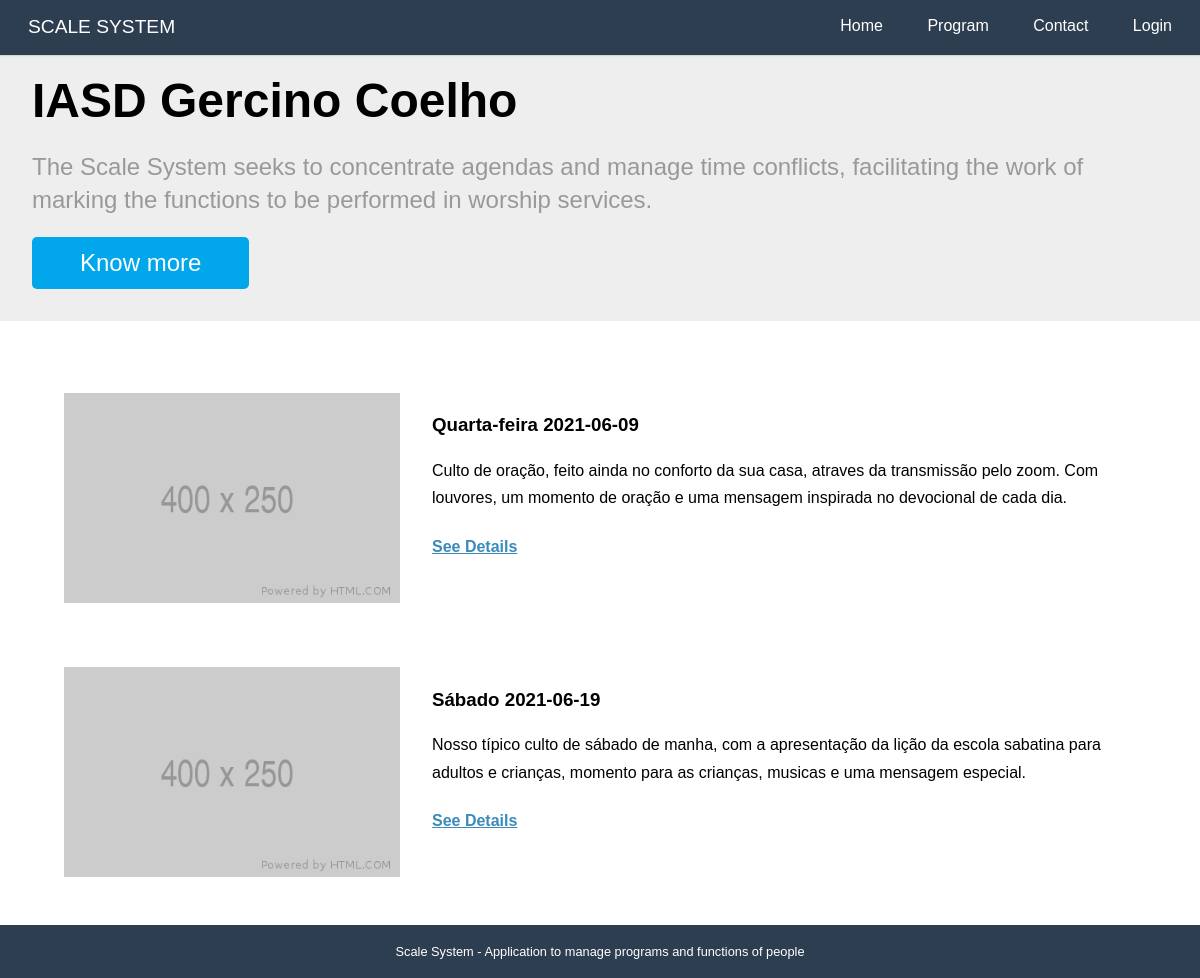
The app's page /, older data.
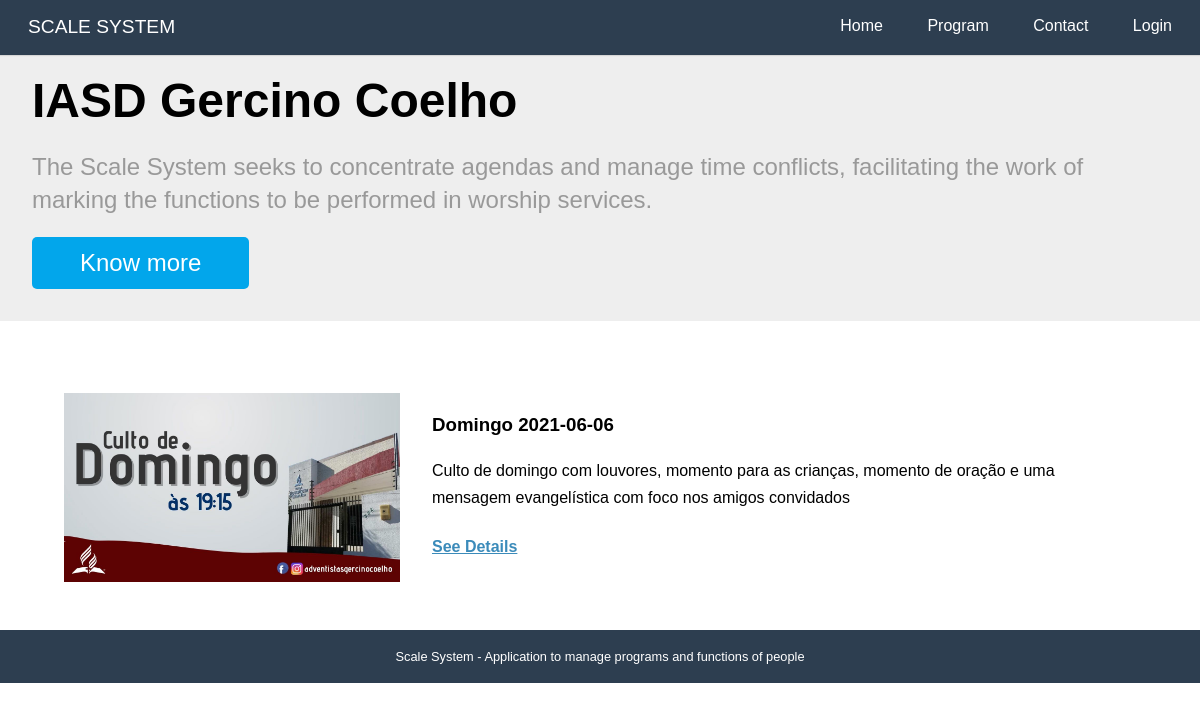
The same page, newer data.
### programs/models.py (models this page shows, shortened)
class Program (models.Model):
    SATURDAY = 'SA'
    SATURDAYAFTERNOON = 'JA'
    WEDNESDAY = 'WE'
    SUNDAY = 'SN'
    FRIDAY = 'FR'
    SPECIAL = 'SP'
    WEEKPFPRAYER = 'WP'
    PROGRAMTYPES = [
        (SATURDAY, _('Saturday')),
        (SATURDAYAFTERNOON, _('Saturday afternoon')),
        (WEDNESDAY, _('Wednesday')),
        (SUNDAY,_('Sunday')),
        (FRIDAY, _('Friday')),
        (SPECIAL, _('Special')),
        (WEEKPFPRAYER,_('Week of Prayer'))
    ]
    name = models.CharField(
        max_length=2,
        choices=PROGRAMTYPES
    )
    description = models.TextField(_('Simple Description'), blank=True)
    date = models.DateField(_("Date"), auto_now=False, auto_now_add=False, null=True,blank=True)
    image = models.ImageField(_("Image"), upload_to='program',null=True,blank=True)
    transmission = models.URLField(_("Transmission Link"), max_length=200,null=True,blank=True)
    room = models.URLField(_("Room Link"), max_length=200,null=True,blank=True)
    presential = models.BooleanField(_("Presential?"),default=False)
    iscription = models.BooleanField(_("Needs subscription?"),default=True)
    created_at = models.DateTimeField(_("Created at"), auto_now_add=True)
    updated_at = models.DateTimeField(_('Updated at'), auto_now=True)
    def typeprogram(self):
        for l in Program.PROGRAMTYPES:
            if l[0] == self.name:
                return _(l[1])
        return ""
    def __str__(self):
        return self.typeprogram() + ((' '+str(self.date)) if self.date else (" " + _("Template")))
    class Meta:
        verbose_name = _("Program")
        verbose_name_plural = _("Programs")
        ordering = ['date']

### core/views.py (the view)
# urls.py: path('', views.home, name='home'),
def home(request):
    context = {'resume': utils.resume_programs()}
    return render(request, "core/home.html", context)

### programs/utils.py (called while the page is built)
def resume_programs():
    return Program.objects.filter(date__gte = date.today())[:3]

### core/templates/core/home.html
{% extends "base.html" %}
{% load i18n static %}
{% block content %}
<div class="splash">
    <div class="pure-g-r">
        <div class="pure-u-1">
            <div class="l-box splash-text">
                <h1 class="splash-head">
                    IASD Gercino Coelho
                </h1>
                <h2 class="splash-subhead">
                    {% translate "The Scale System seeks to concentrate agendas and manage time conflicts, facilitating the work of marking the functions to be performed in worship services." %}
                </h2>
                <p>
                    <a href="#" class="pure-button primary-button">{% translate "Know more" %}</a>
                </p>
            </div>
        </div>
    </div>
</div>
<div class="content">
    {% if resume %}
    {% for pg in resume %}
    <div class="pure-g-r content-ribbon">
        <div class="pure-u-1-3">
            <div class="l-box">
                {% if pg.image %}
                <img src="{{ pg.image.url }}" alt="{{ pg }}" />
                {% else %}
                <img src="{% static 'programs/img/400x250.png' %}" alt="{{ pg }}" />
                {% endif %}
            </div>
        </div>
        <div class="pure-u-2-3">
            <div class="l-box">
                <h3>{{pg}}</h3>
                <p>
                    {{pg.description}}
                </p>
                <h4><a href='{% url "programs:description" pg.pk %}'>{% translate "See Details" %}</a>
                </h4>
            </div>
        </div>
    </div>
    {% endfor %}
    {% else %}
    {% translate "There are no one programs soon" %}
    {% endif %}
</div>
{% endblock %}

### core/templates/base.html (shortened to what this page needs)
<!doctype html>
{% load static %}
{% load i18n call_method%}
<html lang="en">
<head>
    <link rel="stylesheet" href="{% static 'core/css/pure-min.css' %}">
    <link rel="stylesheet" href="{% static 'core/css/styles.css' %}" />
</head>
<body>
    <div class="header">
        <div class="home-menu pure-menu pure-menu-open pure-menu-horizontal pure-menu-fixed">
            <a class="pure-menu-heading" href="{% url 'core:home' %}">{% translate "SCALE SYSTEM"%}</a>
            <ul>
                <li class="pure-menu-selected"><a href="{% url 'core:home' %}">{% translate "Home" %}</a></li>
                <li><a href="{% url 'programs:dashboard' %}">{% translate "Program" %}</a></li>
                <li><a href="{% url 'core:contact' %}">{% translate "Contact" %}</a></li>
                {% if user.is_authenticated %}
                <li><a href="{% url 'accounts:dashboard' %}">{{user.get_first_name}}</a></li>
                <li><a href="{% url 'accounts:logout' %}">{% translate "Logout" %}</a></li>
                {% else %}
                <li><a href="{% url 'accounts:login' %}">{% translate "Login" %}</a></li>
                {% endif %}
            </ul>
        </div>
    </div>
    <div class="content">
        {% block content %}{% endblock %}
        <div class="footer">
            {% translate 'Scale System - Application to manage programs and functions of people' %}
        </div>
    </div>
</body>
</html>

### core/static/core/css/pure-min.css (style rules this page uses)
html { font-size:100%;-ms-text-size-adjust:100%;-webkit-text-size-adjust:100% }
html,button,input,select,textarea { font-family:sans-serif }
body { margin:0 }
h1 { font-size:2em;margin:.67em 0 }
h2 { font-size:1.5em;margin:.83em 0 }
h3 { font-size:1.17em;margin:1em 0 }
h4 { font-size:1em;margin:1.33em 0 }
p,pre { margin:1em 0 }
dl,menu,ol,ul { margin:1em 0 }
menu,ol,ul { padding:0 0 0 40px }
img { border:0;-ms-interpolation-mode:bicubic }
.pure-button { display:inline-block;*display:inline;zoom:1;line-height:normal;white-space:nowrap;vertical-align:baseline;text-align:center;cursor:pointer;-webkit-user-drag:none;-webkit-user-select:none;-moz-user-select:none;-ms-user-select:none;user-select:none }
.pure-button { font-size:100%;*font-size:90%;*overflow:visible;padding:.5em 1.5em;color:#444;color:rgba(0,0,0,.8);*color:#444;border:1px solid #999;border:0 rgba(0,0,0,0);background-color:#E6E6E6;text-decoration:none;border-radius:2px;-webkit-transition:.1s linear -webkit-box-shadow;-moz-transition:.1s linear -moz-box-shadow;-ms-transition:.1s linear box-shadow;-o-transition:.1s linear box-shadow;transition:.1s linear box-shadow }
.pure-u-1,.pure-u-1-2,.pure-u-1-3,.pure-u-2-3,.pure-u-1-4,.pure-u-3-4,.pure-u-1-5,.pure-u-2-5,.pure-u-3-5,.pure-u-4-5,.pure-u-1-6,.pure-u-5-6,.pure-u-1-8,.pure-u-3-8,.pure-u-5-8,.pure-u-7-8,.pure-u-1-12,.pure-u-5-12,.pure-u-7-12,.pure-u-11-12,.pure-u-1-24,.pure-u-5-24,.pure-u-7-24,.pure-u-11-24,.pure-u-13-24,.pure-u-17-24,.pure-u-19-24,.pure-u-23-24 { display:inline-block;*display:inline;zoom:1;letter-spacing:normal;word-spacing:normal;vertical-align:top;text-rendering:auto }
.pure-u-1 { width:100% }
.pure-u-1-3 { width:33.3333%;*width:33.3023% }
.pure-u-2-3 { width:66.6667%;*width:66.6357% }
.pure-g-r { letter-spacing:-.31em;*letter-spacing:normal;*word-spacing:-.43em;font-family:FreeSans,Arimo,"Droid Sans",Helvetica,Arial,sans-serif;display:-webkit-flex;-webkit-flex-flow:row wrap;display:-ms-flexbox;-ms-flex-flow:row wrap }
.pure-g-r [class *="pure-u"] { font-family:sans-serif }
.pure-g-r img { max-width:100%;height:auto }
.pure-menu ul { position:absolute;visibility:hidden }
.pure-menu.pure-menu-open { visibility:visible;z-index:2;width:100% }
.pure-menu ul { left:-10000px;list-style:none;margin:0;padding:0;top:-10000px;z-index:1 }
.pure-menu>ul { position:relative }
.pure-menu-open>ul { left:0;top:0;visibility:visible }
.pure-menu li { position:relative }
.pure-menu a,.pure-menu .pure-menu-heading { display:block;color:inherit;line-height:1.5em;padding:5px 20px;text-decoration:none;white-space:nowrap }
.pure-menu.pure-menu-horizontal>.pure-menu-heading { display:inline-block;*display:inline;zoom:1;margin:0;vertical-align:middle }
.pure-menu.pure-menu-horizontal>ul { display:inline-block;*display:inline;zoom:1;vertical-align:middle;height:2.4em }
.pure-menu li a { padding:5px 20px }
.pure-menu-fixed { position:fixed;top:0;left:0;width:100% }
.pure-menu-horizontal li { display:inline-block;*display:inline;zoom:1;vertical-align:middle }
.pure-menu.pure-menu-open,.pure-menu.pure-menu-horizontal li .pure-menu-children { background:#fff;border:1px solid #b7b7b7 }
.pure-menu.pure-menu-horizontal,.pure-menu.pure-menu-horizontal .pure-menu-heading { border:0 }
.pure-menu a { border:1px solid transparent;border-left:0;border-right:0 }
.pure-menu a,.pure-menu .pure-menu-can-have-children>li:after { color:#777 }
.pure-menu .pure-menu-heading { color:#565d64;text-transform:uppercase;font-size:90%;margin-top:.5em;border-bottom-width:1px;border-bottom-style:solid;border-bottom-color:#dfdfdf }
.pure-menu .pure-menu-selected a { color:#000 }
.pure-menu.pure-menu-open.pure-menu-fixed { border:0;border-bottom:1px solid #b7b7b7 }

Row changes from the older to the newer data that the page shows:
removed Program: name+date "Quarta-feira 2021-06-09", description "Culto de oração, feito ainda no conforto da sua casa, atraves da transmissão pelo zoom. Com louvores, um momento de oração e uma mensagem inspirada no devocional de cada dia."
removed Program: name+date "Sábado 2021-06-19", description "Nosso típico culto de sábado de manha, com a apresentação da lição da escola sabatina para adultos e crianças, momento para as crianças, musicas e uma mensagem especial."
added Program: image (picture), name+date "Domingo 2021-06-06", description "Culto de domingo com louvores, momento para as crianças, momento de oração e uma mensagem evangelística com foco nos amigos convidados"
